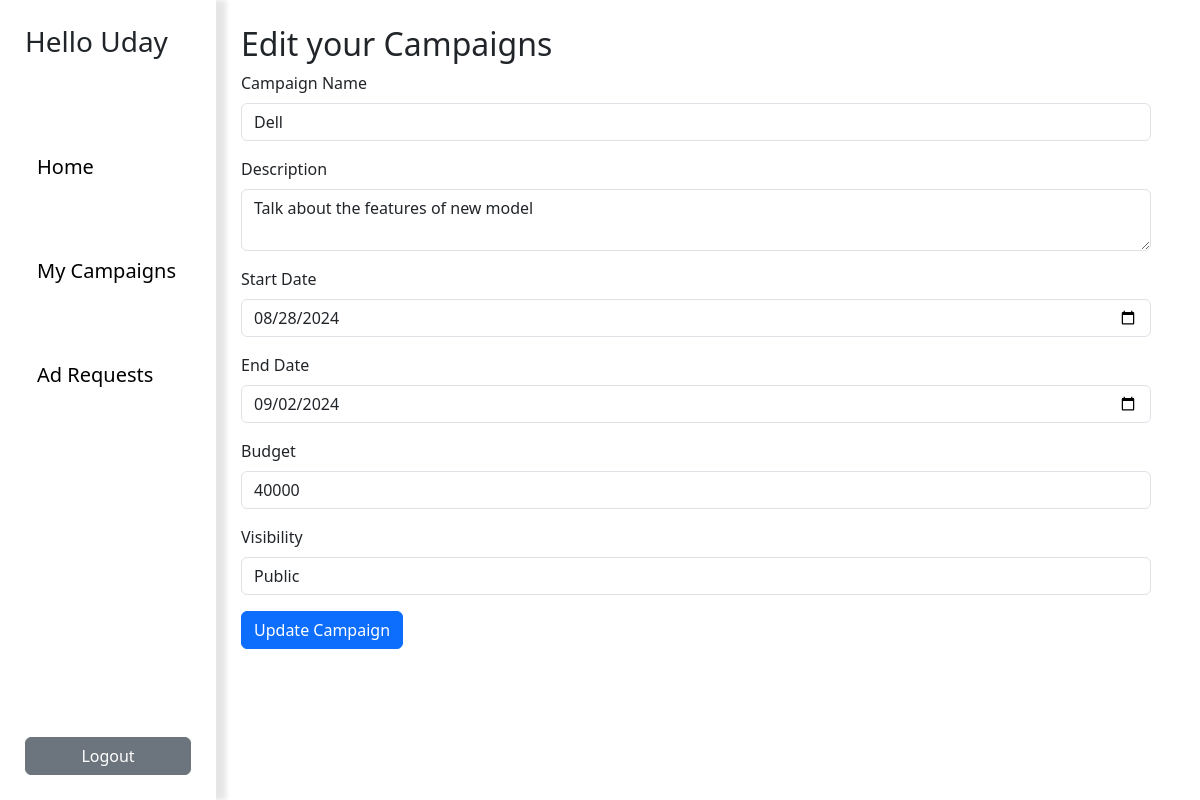
/edit_campaign/2 (signed in), run on the app's committed database.
### website/models.py (models this page shows, shortened)
class User(db.Model, UserMixin):
    __tablename__='user'
    usr_id=db.Column(db.Integer, nullable=False,primary_key=True, autoincrement=True)
    usr_name=db.Column(db.String, nullable=False, unique=True)
    name=db.Column(db.String, nullable=False)
    mail=db.Column(db.String, nullable=False, unique=True)
    password=db.Column(db.String, nullable=False)
    role=db.Column(db.String, nullable=False)
    campaigns = db.relationship('Campaign', back_populates='user', lazy=True)
    influencer = db.relationship('Influencer', back_populates='user', uselist=False)
    ad_requests = db.relationship('Ad_request', back_populates='sponsor')

class Campaign(db.Model):
    __tablename__='campaign'
    campaign_id=db.Column(db.Integer, primary_key=True, unique=True, nullable=False)
    campaign_name=db.Column(db.String, nullable=False)
    description=db.Column(db.String, nullable=False)
    start_date=db.Column(db.Date, nullable=False)
    end_date=db.Column(db.Date, nullable=False)
    budget=db.Column(db.Integer, nullable=False)
    visibility=db.Column(db.String, nullable=False)
    user_id = db.Column(db.Integer, db.ForeignKey('user.usr_id'), nullable=False)
    user = db.relationship('User', back_populates='campaigns')

### website/views.py (the view, shortened to what this page needs)
@views.route("/edit_campaign/<int:campaign_id>",methods=['GET','POST'])
@flask_login.login_required
def edit_campaign(campaign_id):
    campaign=Campaign.query.get_or_404(campaign_id)
    if campaign.user_id!=current_user.usr_id:
        flash("You are not the author of this campaign","danger")
        return redirect(url_for("views.manage_campaigns"))
    return render_template("edit_campaigns.html",campaign=campaign,sponsor_name=current_user.name)

### website/__init__.py (called while the page is built)
def create_app():
    app=Flask(__name__)
    app.config['SQLALCHEMY_DATABASE_URI'] = 'sqlite:///database.sqlite3'
    app.secret_key='secretkey'
    db.init_app(app)
    from .views import views
    from .auth import auth
    app.register_blueprint(views, url_prefix="/")
    app.register_blueprint(auth, url_prefix="/")
    create_database(app)
    login_manager = LoginManager()
    login_manager.init_app(app)
    login_manager.login_view = 'login'
    from .models import User
    @login_manager.user_loader
    def load_user(usr_id):
        return User.query.get(int(usr_id))
    return app

### website/templates/edit_campaigns.html (shortened to what this page needs)
{% extends "sponsor_base.html" %}
{% block content %}
    <h2>Edit your Campaigns</h2>
    <form method="post">
        <div class="form-group">
            <label for="campaign_name">Campaign Name</label>
            <input type="text" class="form-control" id="campaign_name" name="campaign_name" value="{{ campaign.campaign_name }}" required>
        </div>
        <div class="form-group">
            <label for="description">Description</label>
            <textarea class="form-control" id="description" name="description" required>{{ campaign.description }}</textarea>
        </div>
        <div class="form-group">
            <label for="start_date">Start Date</label>
            <input type="date" class="form-control" id="start_date" name="start_date" value="{{ campaign.start_date }}" required>
        </div>
        <div class="form-group">
            <label for="end_date">End Date</label>
            <input type="date" class="form-control" id="end_date" name="end_date" value="{{ campaign.end_date }}" required>
        </div>
        <div class="form-group">
            <label for="budget">Budget</label>
            <input type="number" step="0.01" class="form-control" id="budget" name="budget" value="{{ campaign.budget }}" required>
        </div>
        <div class="form-group">
            <label for="visibility">Visibility</label>
            <select class="form-control" id="visibility" name="visibility" required>
                <option value="Public" {% if campaign.visibility == 'Public' %}selected{% endif %}>Public</option>
            </select>
        </div>
        <button type="submit" class="btn btn-primary">Update Campaign</button>
    </form>
{% endblock %}

### website/templates/sponsor_base.html (shortened to what this page needs)
{% extends "base.html" %}
{% block side_bar_options %}
<h3>Hello {{sponsor_name}}</h3>
<br>
<br>
<br>
<nav class="navbar bg-body">
    <div class="container-fluid">
        <a class="navbar-brand" href="{{ url_for('views.sponsor_home') }}">Home</a>
    </div>
</nav>
<br>
<br>
<nav class="navbar bg-body">
    <div class="container-fluid">
        <a class="navbar-brand" href="{{ url_for('views.manage_campaigns') }}">My Campaigns</a>
    </div>
</nav>
<br>
<br>
<nav class="navbar bg-body">
    <div class="container-fluid">
        <a class="navbar-brand" href="{{url_for('views.manage_requests')}}">Ad Requests</a>
    </div>
</nav>
<br>
{% endblock %}

### website/templates/base.html (style rules this page uses)
body { display: flex; margin: 10; justify-content: center; max-height: fit-content; }

### data on the page
User: name "Uday"
Campaign: campaign_name "Dell", description "Talk about the features of new model", start_date "08/28/2024", end_date "09/02/2024", budget "40000", visibility "Public"
